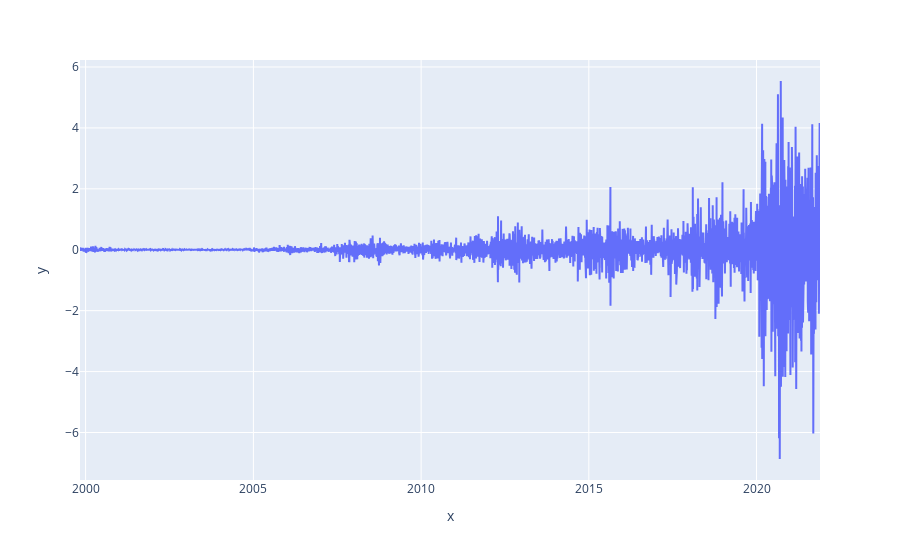

Notebook source saved alongside this figure:
### Code cell
area_chart = px.area(y=apple['Daily Change'], x=apple.index)
#area_chart = px.area(y=apple['Volume'], x=apple.index)
area_chart.show()

### Figure 1 — Plotly figure (JSON) as saved in the notebook; plotly's stock layout.template omitted (floating-point values rounded to 4 significant figures; data arrays with more than 128 entries replaced by an {"elided": "..."} marker saying what was removed)
{"data": [{"hovertemplate": "x=%{x}<br>y=%{y}<extra></extra>", "legendgroup": "", "line": {"color": "#636efa"}, "mode": "lines", "name": "", "orientation": "v", "showlegend": false, "stackgroup": "1", "type": "scatter", "x": {"elided": "5552 str values"}, "xaxis": "x", "y": {"elided": "5552 float values"}, "yaxis": "y"}], "layout": {"legend": {"tracegroupgap": 0}, "margin": {"t": 60}, "xaxis": {"anchor": "y", "domain": [0, 1], "title": {"text": "x"}}, "yaxis": {"anchor": "x", "domain": [0, 1], "title": {"text": "y"}}}}
